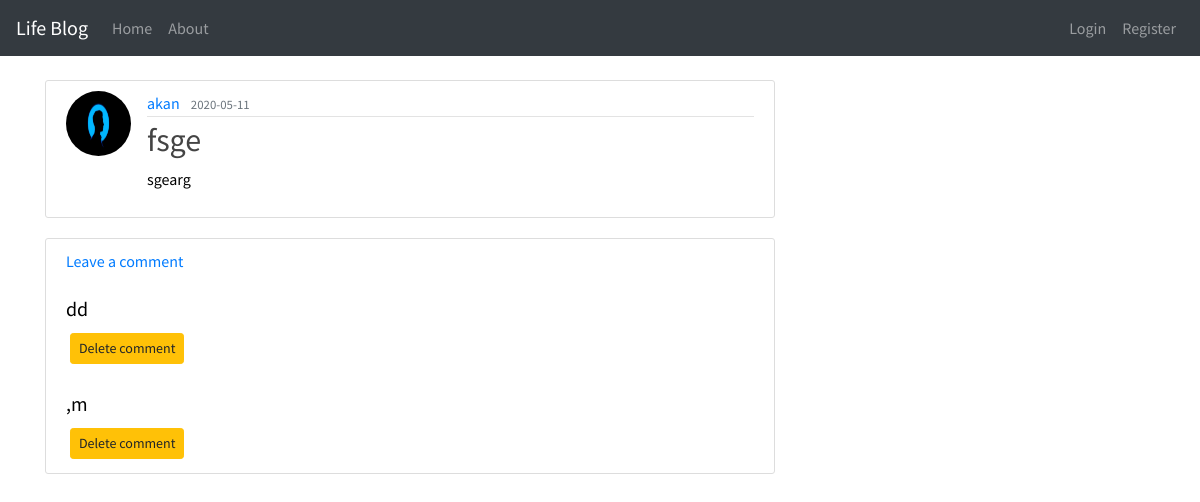
/post/6, run on the app's committed database.
### app/models.py (models this page shows, shortened)
class User(db.Model, UserMixin):
    id = db.Column(db.Integer, primary_key = True)
    username = db.Column(db.String(20), unique= True, nullable = False )
    email = db.Column(db.String(120), unique= True, nullable = False )
    image_file = db.Column(db.String(20), nullable = False, default = 'default.jpeg' )
    password = db.Column(db.String(60), nullable = False )
    posts = db.relationship('Post', backref = 'author', lazy = True)

class Post(db.Model):
    id = db.Column(db.Integer, primary_key = True)
    title = db.Column(db.String(100), nullable = False)
    date_posted = db.Column(db.DateTime, nullable = False, default = datetime.utcnow)
    content = db.Column(db.Text, nullable =False)
    user_id = db.Column(db.Integer, db.ForeignKey('user.id'), nullable = False)
    comments = db.relationship('Comment', backref='post', lazy=True)

class Comment(db.Model):
    id = db.Column(db.Integer, primary_key=True)
    comment = db.Column(db.Text, nullable=False)
    posted_date = db.Column(db.DateTime, default=datetime.utcnow, nullable=False)
    post_id = db.Column(db.Integer, db.ForeignKey('post.id'))

### app/posts/views.py (the view)
@posts.route("/post/<int:post_id>")
def post(post_id):
    post = Post.query.get_or_404(post_id)
    comments = Comment.query.filter_by(post_id = post_id).all()
    return render_template('post.html', title=post.title, post=post,comments = comments)

### app/templates/post.html (shortened to what this page needs)
{% extends 'index.html' %}
{% block content %}
<br>
<div class="panel panel-header">
    <article class="media content-section">
        <img class="rounded-circle article-img"
            src="{{ url_for('static', filename='css/images/' + post.author.image_file) }}">
        <div class="media-body">
            <div class="article-metadata">
                <a class="mr-2" href="#">{{ post.author.username }}</a>
                <small class="text-muted">{{ post.date_posted.strftime('%Y-%m-%d') }}</small>
            </div>
            <h2 class="article-title">{{ post.title }}</h2>
            <p class="article-content">{{ post.content }}</p>
        </div>
</div>
<div class="content-section">
    <a class="ratings" href="{{ url_for('posts.new_comment', post_id=post.id) }}"> Leave a comment</a>
    <div class="mt-4 mb-4">
        {% if comments %}
        {% for comment in comments %}
        <h5 class="com"> {{ comment.comment }} </h5>
        <button type="button" class="btn btn-warning btn-sm m-1">Delete
            comment</button>
    </div>
    {% endfor %}
    {% else %}
    <p>There are no comments yet</p>
    {% endif %}
</div>
{% endblock %}

### app/static/css/styles.css (style rules this page uses)
body { background-image: url("https://bit.ly/30C8bHA"); color: black; background-repeat: no-repeat; background-size: cover; font-family: 'Source Sans Pro', sans-serif; }
.content-section { background: #ffffff; padding: 10px 20px; border: 1px solid #dddddd; border-radius: 3px; margin-bottom: 20px; }
.article-title { color: #444444; }
.article-content { white-space: pre-line; }
.article-img { height: 65px; width: 65px; margin-right: 16px; }
.article-metadata { padding-bottom: 1px; margin-bottom: 4px; border-bottom: 1px solid #e3e3e3 }

### data on the page
User: image_file (placeholder picture), author.username "akan"
Post: date_posted "2020-05-11", title "fsge", content "sgearg"
Comment: comment "dd"
Comment: comment ",m"
